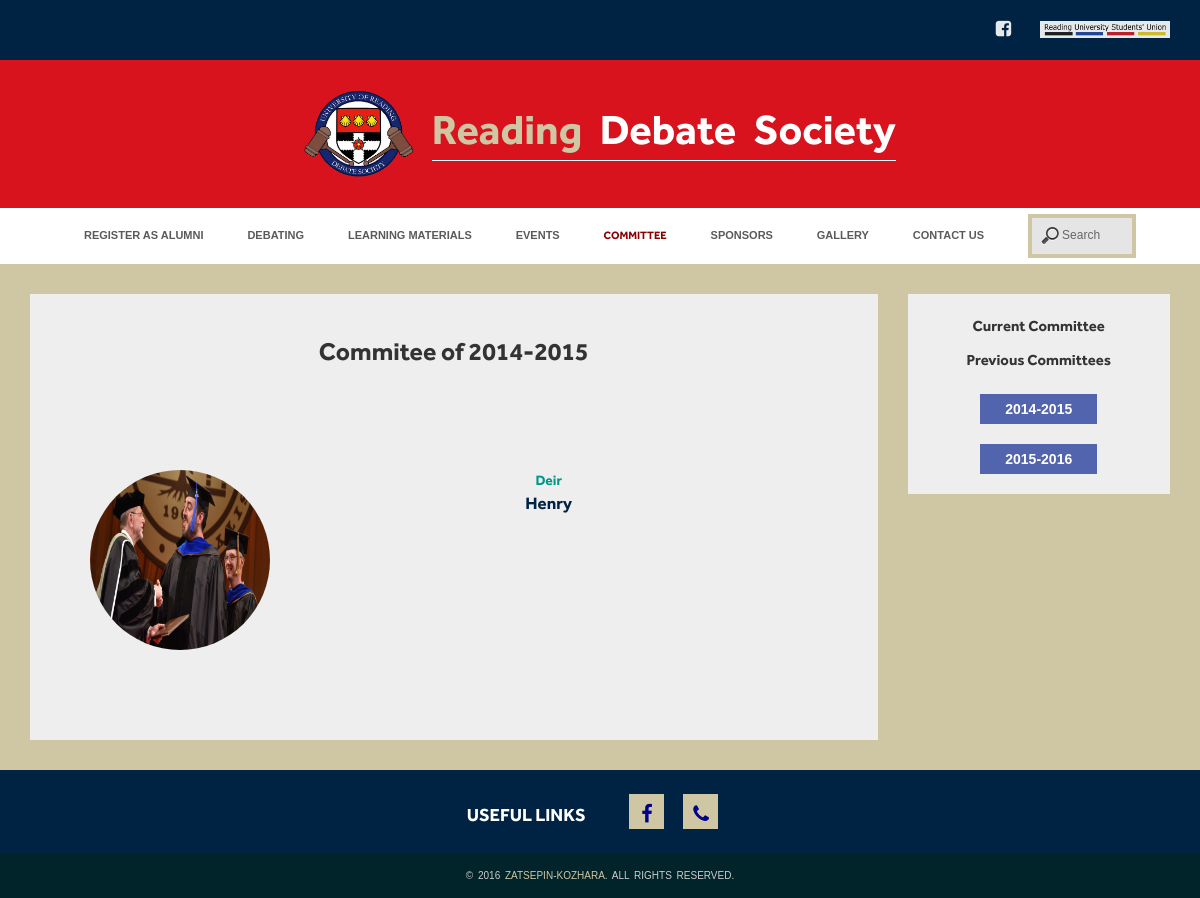
The page /community/2014-2015/ on the database its author committed.
### community/models.py (models this page shows, shortened)
class Committee(models.Model):
    class Meta():
        db_table = "Committee"
    time = models.TextField('years', help_text="format: 2012-2013")

class Committee_stuff(models.Model):
    class Meta():
        db_table = "Stuff"
        verbose_name = "member"
        verbose_name_plural = "Stuff"
    name = models.CharField(max_length=50)
    position = models.CharField(max_length=50)
    discription = models.TextField(blank=True)
    image = models.ImageField(upload_to='images', blank=True,
                              help_text="Photo must be round or square! You can can make photo round at cutmypic.com")
    committee = models.ForeignKey(Committee)
    def get_image(self):
        if self.image:
            return u'<img src="%s" width="100"/>' % self.image.url
        else:
            return u'<p>Something wrong with this image</p>'
    get_image.short_description = 'Member'
    get_image.allow_tags = True

### community/views.py (the view)
# urls.py: url(r'^(?P<time>[2]\d{3}-[2]\d{3})/$', views.committee, name='previous_committee'),
@cache_page(60 * 5)
def committee(request, time=''):
    years_list = sorted(list(set(Committee.objects.values_list('time', flat=True))))
    from django.utils import timezone
    today = timezone.now()
    if time == '':
        current = Committee_stuff.objects.filter(committee__time__contains=today.year)
        args = {'title': "Current committe", 'stuff': current}
    else:
        args = {'stuff': Committee_stuff.objects.filter(committee__time=time)}
        if str(today.year) in time:
            args.update({'title': "Current commitee"})
        else:
            args.update({'title': "Commitee", 'com': Committee.objects.get(time=time)})
    args.update({'years': years_list, 'search': SearchForm(), 'searchMobile':SearchFormMobile(), 'committee': True})
    return render_to_response('committe.html', args)

### app/forms.py
class SearchForm(forms.Form):
    field = forms.CharField(required=False, max_length=50,
                            widget=forms.TextInput(attrs={'type': 'search', 'placeholder': 'Search',
                                                          'onkeydown': 'if (e)vent.keyCode==13;'
                                                                       '{this.form.submit();return false;}',
                                                          'id': 'main'}),
                            validators=[validators.RegexValidator(
                                regex="^[a-zA-z0-9!?- ]+$",
                                message='No XSS!'
                            )])

class SearchFormMobile(forms.Form):
    field = forms.CharField(required=False, max_length=50,
                            widget=forms.TextInput(attrs={'type': 'search', 'placeholder': 'Search',
                                                          'onkeydown': 'if (e)vent.keyCode==13;'
                                                                       '{this.form.submit();return false;}',
                                                          'id': 'mobile'}),
                            validators=[validators.RegexValidator(
                                regex="^[a-zA-z0-9!?- ]+$",
                                message='No XSS!'
                            )])

### community/templates/committe.html (shortened to what this page needs)
{% extends 'base.html' %}
{% load staticfiles %}
{% block main %}
    <main xmlns="http://www.w3.org/1999/html">
        <section class="site_main">
		  <div class="container">
			<div class="row">
				<div class="col-md-9">
					<div class="committee_block">
                    {% if "Current" in title %}
                        <h2>Current Committee</h2>
                        {% else %}
                        <h2>Commitee of {{ com.time }}</h2>
                    {% endif %}
                        {% for member in stuff %}
                        <div class="item_item clearfix">
                            <div class="item_media">
                                {% if member.image %}
                                    <img src="{{ member.image.url }}" alt="{{ member.name }}" >
                                {% else %}
                                    <div class="item_media"><i class="fa fa-user"></i></div>
                                {% endif %}
                            </div>
                            <div class="item_main">
                                <span class="position">
                                    {{ member.position }}</span>
                               <h2>{{ member.name }}</h2>
                            </div>
                        </div>
                        {% empty %}
                            <p>Please add stuff in admin page</p>
                        {% endfor %}
                    </div>
                </div>
                <div class="col-md-3">
					<aside class="year_aside debating_info">
                    {% if "Current" not in title %}
                    <h2 class="p_bold"><a href="{% url 'committee' %}">Current Committee</a></h2>
                    {% endif %}
                     <h2 class="p_bold">Previous Committees</h2>
                        {% for item in years %}
                        <a href="/community/{{ item }}" class="year_button hvr-sweep-to-bottom">{{ item }}</a>
                            {% empty %}
                            <p> no commities</p>
                        {% endfor %}
					</aside>
				</div>
              </div>
            </div>
	</section>
    </main>
{% endblock %}

### wsgi/static/css/main.css (style rules this page uses)
body { min-width: 320px; padding: 0px; margin: 0px; font-family: sans-serif; font-weight: 400; font-style: normal; }
a { text-decoration:none; color:inherit; }
main { background-color: #CFC7A4; }
input[type=search] { background: #e5e5e5 url("../img/icon.png") no-repeat 9px center; border: solid 4px #CFC7A4; padding: 9px 10px 10px 30px; width: 60px; -webkit-transition: all .5s; -moz-transition: all .5s; -ms-transition: all .5s; transition: all .5s; margin-left: 20px; font-size: 12px; font-weight: normal; vertical-align: middle; }
.debating_info { margin-bottom: 30px; }
.p_bold { font-family: "Effra-bold"; font-size: 15px; }
.year_aside { padding: 10px 5px; background-color: #eeeeee; margin-top: 30px; text-align: center; }
.year_button { background-color: #5264AE; border: medium none; color: #fff; display: inline-block; padding: 5px 10px; text-align: center; font-weight: bold; margin: 5px; }
@media (min-width:992px) { .year_aside { padding: 10px 15px; margin-bottom: 30px; } }
@media (min-width:992px) { .year_button { padding: 5px 25px; margin: 10px; } }
.hvr-sweep-to-bottom { display: inline-block; vertical-align: middle; -webkit-transform: translateZ(0); transform: translateZ(0); box-shadow: 0 0 1px rgba(0, 0, 0, 0); -webkit-backface-visibility: hidden; backface-visibility: hidden; -moz-osx-font-smoothing: grayscale; position: relative; -webkit-transition-property: color; transition-property: color; -webkit-transition-duration: 0.3s; transition-duration: 0.3s; }
.hvr-sweep-to-bottom:before { content: ""; position: absolute; z-index: -1; top: 0; left: 0; right: 0; bottom: 0; background: #2098d1; -webkit-transform: scaleY(0); transform: scaleY(0); -webkit-transform-origin: 50% 0; transform-origin: 50% 0; -webkit-transition-property: transform; transition-property: transform; -webkit-transition-duration: 0.3s; transition-duration: 0.3s; -webkit-transition-timing-function: ease-out; transition-timing-function: ease-out; }
.committee_block { padding: 20px 60px; background-color: #eeeeee; margin-top: 30px; margin-bottom: 30px; text-align: center; }
.committee_block > h2 { font-family: "Effra-bold"; font-size: 25px; }
.item_item { margin-top: 100px; }
.item_media { float: left; width: 150px; margin-right: 40px; }
.item_media img { height: 180px; width: 180px; border-radius: 100%; }
.item_main h2 { font-family: "Effra-bold"; font-size: 17px; margin: 0; padding: 0; color: #002344; }
.committee_block .item_item:last-child { margin-bottom: 70px; }
.position { font-family: "Effra-bold"; font-size: 14px; color: #009688; }

### rows shown on the page
Committee: time "2014-2015"
Committee_stuff: image (picture), position "Deir", name "Henry"

### other values the page prints
{{ item }} "2014-2015" "2015-2016"
